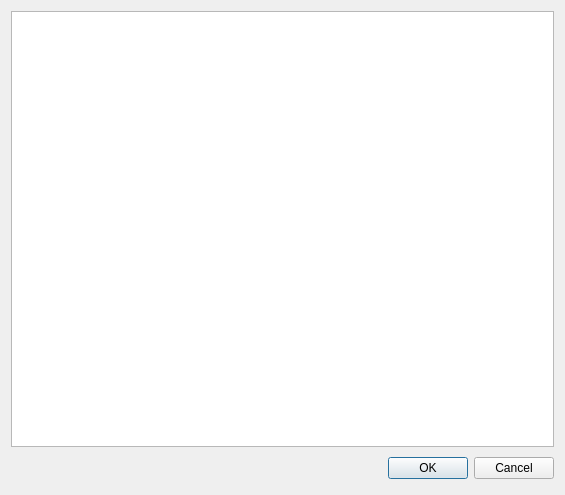
<?xml version="1.0" encoding="UTF-8"?>
<ui version="4.0">
 <class>TSIExchanger_DialogClass</class>
 <widget class="QDialog" name="TSIExchanger_DialogClass">
  <property name="geometry">
   <rect>
    <x>0</x>
    <y>0</y>
    <width>565</width>
    <height>495</height>
   </rect>
  </property>
  <property name="windowTitle">
   <string>TSIExchanger_Dialog</string>
  </property>
  <layout class="QGridLayout" name="gridLayout">
   <item row="1" column="0">
    <layout class="QHBoxLayout">
     <property name="spacing">
      <number>6</number>
     </property>
     <property name="leftMargin">
      <number>0</number>
     </property>
     <property name="topMargin">
      <number>0</number>
     </property>
     <property name="rightMargin">
      <number>0</number>
     </property>
     <property name="bottomMargin">
      <number>0</number>
     </property>
     <item>
      <spacer>
       <property name="orientation">
        <enum>Qt::Horizontal</enum>
       </property>
       <property name="sizeHint" stdset="0">
        <size>
         <width>131</width>
         <height>31</height>
        </size>
       </property>
      </spacer>
     </item>
     <item>
      <widget class="QPushButton" name="okButton">
       <property name="text">
        <string>OK</string>
       </property>
      </widget>
     </item>
     <item>
      <widget class="QPushButton" name="cancelButton">
       <property name="text">
        <string>Cancel</string>
       </property>
      </widget>
     </item>
    </layout>
   </item>
   <item row="0" column="0">
    <widget class="QTextBrowser" name="textBrowser">
     <property name="html">
      <string notr="true"></string>
     </property>
     <property name="source">
      <url>
       <string></string>
      </url>
     </property>
    </widget>
   </item>
  </layout>
 </widget>
 <resources>
  <include location="rsc.qrc"/>
 </resources>
 <connections/>
</ui>
